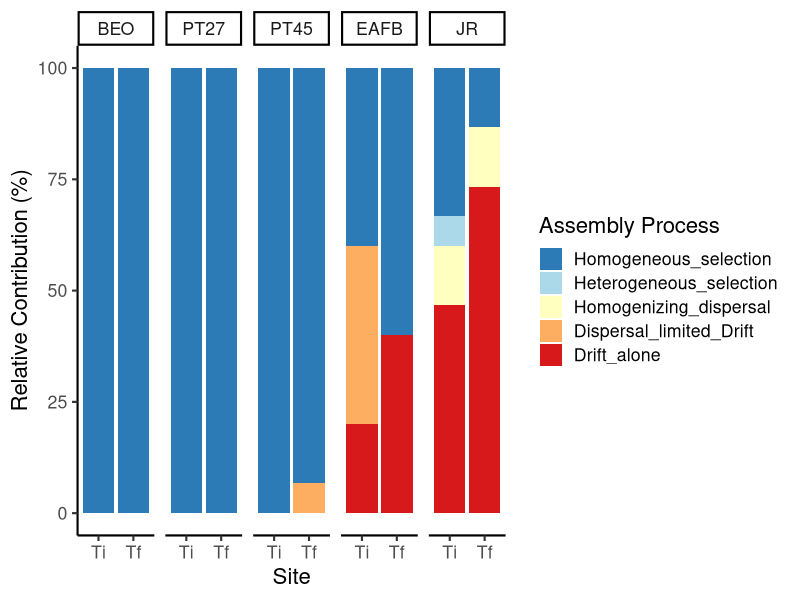

Here is the R script that generated this plot:
# This script will import a csv file plot assembly processes
library(dplyr)

# First change the working directory to where the data is.
setwd("")
# Import data from .csv file. Data file should have one header row and columns containing each categorical variable.
assem_process = read.csv("bin_by_percent_forR_FT_v2.csv", header=TRUE, sep = ",", dec = ".")



assem_process$process <- factor(assem_process$process,levels = c("Homogeneous_selection", "Heterogeneous_selection", "Homogenizing_dispersal", "Dispersal_limited_Drift", "Drift_alone"))
assem_process$sample <- factor(assem_process$sample,levels = c("BEO-Ti","BEO-Tf","PT27-Ti","PT27-Tf","PT45-Ti","PT45-Tf","EAFB-Ti","EAFB-Tf","JR-Ti","JR-Tf"))
assem_process$tiJR <- factor(assem_process$tiJR,levels = c("Ti", "Tf"))
assem_process$site <- factor(assem_process$site,levels = c("BEO", "PT27", "PT45", "EAFB", "JR"))


# Load ggplot2
library(ggplot2)
#library(wesanderson)
# Values were plotted as a bar chart

# Stacked reverse order - USED THIS ONE
ggplot(assem_process, aes(fill=process, y=value, x=tiJR)) + 
  geom_bar(position="stack", stat="identity") + facet_grid(cols = vars(site)) + theme_classic(base_size = 16) + scale_fill_brewer(palette="RdYlBu", direction=-1) + xlab("Site") + ylab("Relative Contribution (%)") + labs(fill = "Assembly Process")


